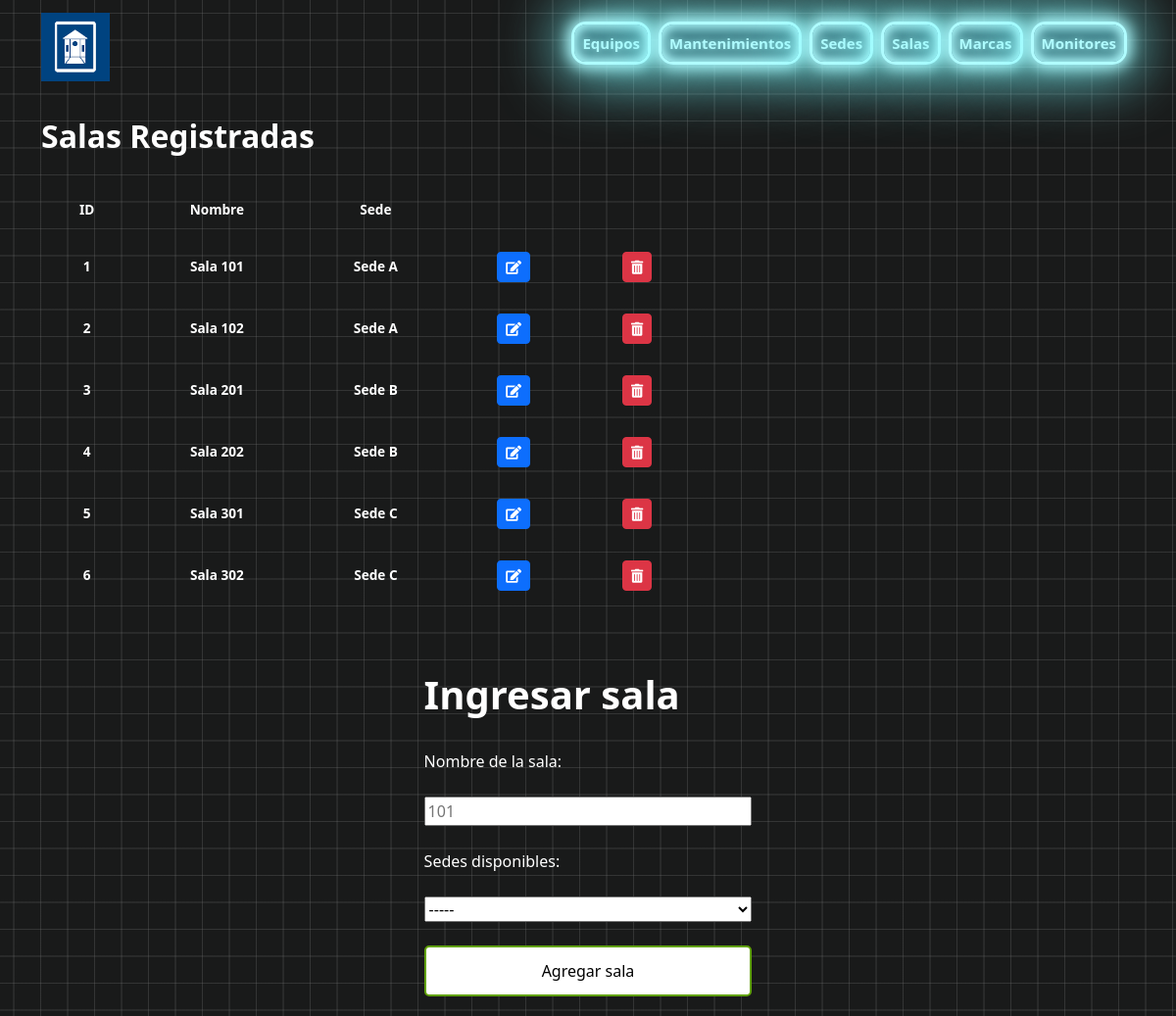
The app's page /salas/listar_sala.php, older data.
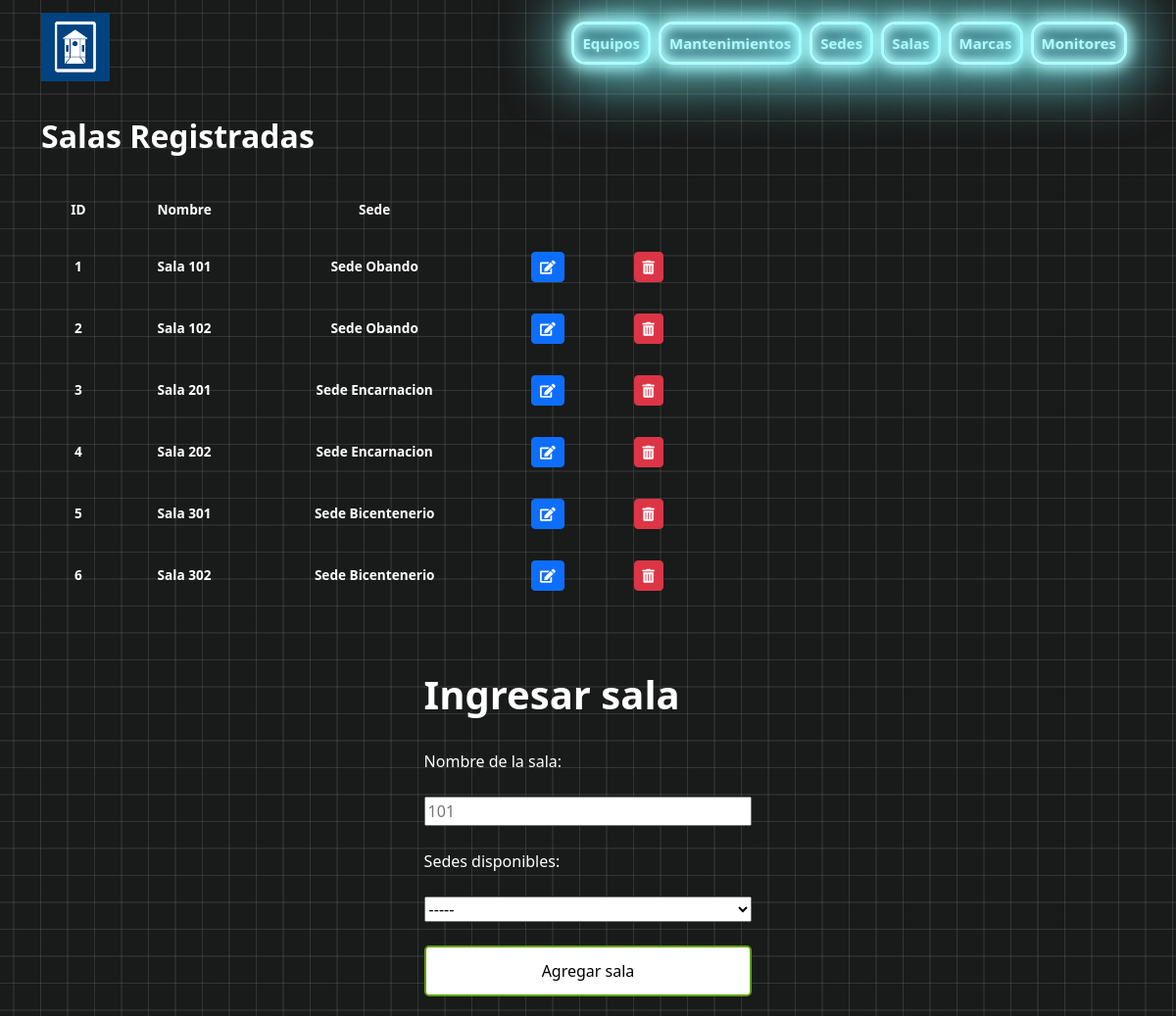
The same page, newer data.
### tables this page shows
CREATE TABLE salas (
    id INT AUTO_INCREMENT PRIMARY KEY NOT NULL,
    nombre VARCHAR(255) NOT NULL,
    id_sedes INT NOT NULL,
    FOREIGN KEY (id_sedes) REFERENCES sedes(id)
);

CREATE TABLE sedes (
    id INT AUTO_INCREMENT PRIMARY KEY NOT NULL,
    nombre VARCHAR(255) NOT NULL
);

### salas/listar_sala.php (the view, shortened to what this page needs)
<?php
$conect = connection();
?>
<!DOCTYPE html>
<html lang="en">
<head>
    <link href="https://cdnjs.cloudflare.com/ajax/libs/font-awesome/5.15.4/css/all.min.css" rel="stylesheet">
    <link href="https://cdn.jsdelivr.net/npm/bootstrap@5.3.3/dist/css/bootstrap.min.css" rel="stylesheet">
    <link rel="stylesheet" href="../style/style.css">
</head>
<body class="container">
<?php include('../nav.php'); ?>
<div class="tabla-form">
        <h2>Salas Registradas</h2>
        <table>
            <thead>
                <tr>
                    <th>ID</th>
                    <th>Nombre</th>
                    <th>Sede</th>
                    <th></th>
                    <th></th>
                </tr>
            </thead>
            <tbody>
                <?php
                $sql_salas = "SELECT salas.id, salas.nombre AS nombre_sala, sedes.nombre AS nombre_sede FROM salas INNER JOIN sedes ON salas.id_sedes = sedes.id";
                $query_salas = mysqli_query($conect, $sql_salas);
                while ($row = mysqli_fetch_array($query_salas)) :
                ?>
                    <tr>
                        <th><?= $row['id'] ?></th>
                        <th><?= $row['nombre_sala'] ?></th>
                        <th><?= $row['nombre_sede'] ?></th>
                        <th><a href="editar_sala.php?id=<?= $row['id'] ?>" class="btn btn-primary btn-sm">
                                    <i class="fas fa-edit"></i>
                                </a>
                        <th><a href="eliminar_sala.php?id=<?= $row['id'] ?>" class="btn btn-danger btn-sm">
                                    <i class="fas fa-trash-alt"></i>
                                </a>
                    </tr>
                <?php endwhile; ?>
            </tbody>
        </table>
        <br>
    </div>
    <div class="users-form">
        <form action="insertar_sala.php" method="POST">
            <h1> Ingresar sala </h1>
            <label for="nombre" class="title"> Nombre de la sala:</label>
            <input type="text" name="nombre" placeholder="101">
            <label for="nombre" class="title"> Sedes disponibles:</label>
            <select name="id_sedes" >
            <option value="">-----</option>
            </select>
            <input type="submit" value="Agregar sala">
        </form>
    </div>
</body>
</html>

Row changes from the older to the newer data that the page shows:
changed through a linked row, salas "Sala 101": id_sedes.nombre "Sede A" → "Sede Obando"
changed through a linked row, salas "Sala 102": id_sedes.nombre "Sede A" → "Sede Obando"
changed through a linked row, salas "Sala 201": id_sedes.nombre "Sede B" → "Sede Encarnacion"
changed through a linked row, salas "Sala 202": id_sedes.nombre "Sede B" → "Sede Encarnacion"
changed through a linked row, salas "Sala 301": id_sedes.nombre "Sede C" → "Sede Bicentenerio"
changed through a linked row, salas "Sala 302": id_sedes.nombre "Sede C" → "Sede Bicentenerio"
